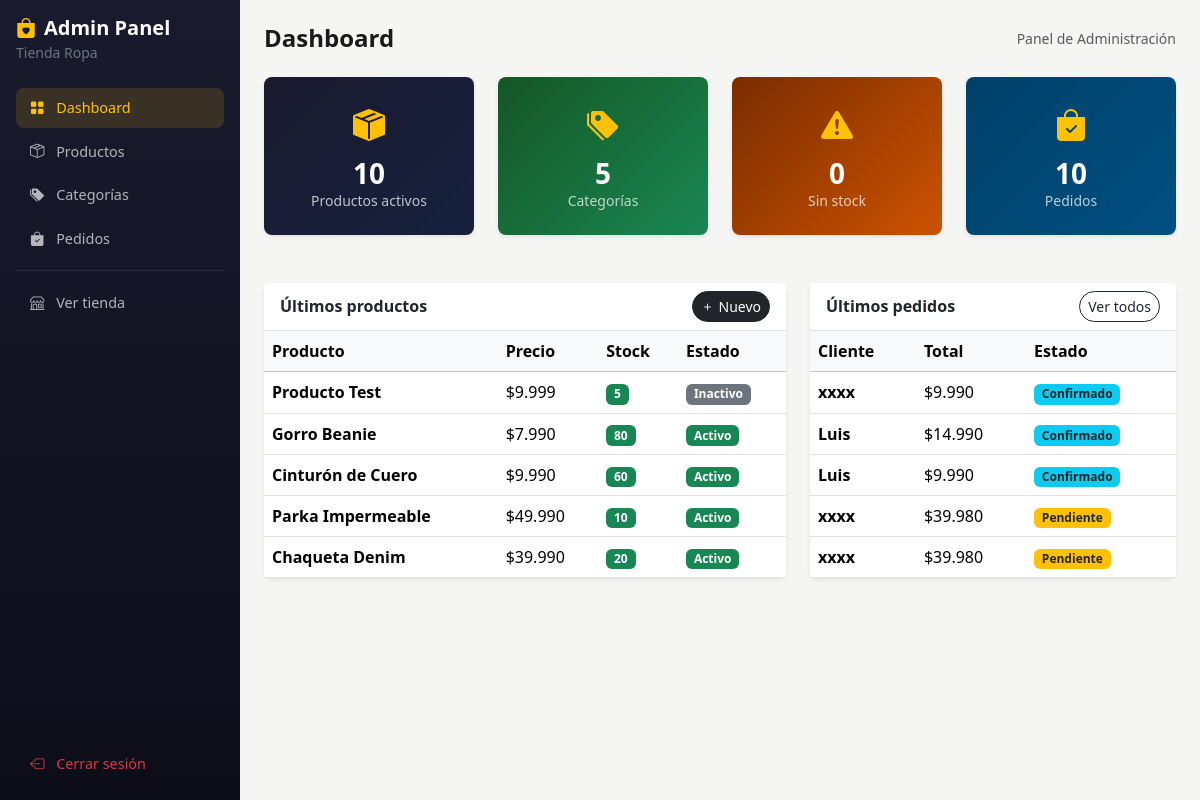
Screenshot of /admin/dashboard (signed in) with the database file from the repository.
### tables this page shows
CREATE TABLE productos (
            id           INTEGER PRIMARY KEY AUTOINCREMENT,
            nombre       TEXT    NOT NULL,
            descripcion  TEXT,
            precio       REAL    NOT NULL DEFAULT 0,
            imagen       TEXT,
            categoria_id INTEGER REFERENCES categorias(id),
            stock        INTEGER NOT NULL DEFAULT 0,
            activo       INTEGER NOT NULL DEFAULT 1
        );

CREATE TABLE ordenes (
            id        INTEGER PRIMARY KEY AUTOINCREMENT,
            nombre    TEXT    NOT NULL,
            telefono  TEXT    NOT NULL,
            direccion TEXT,
            items     TEXT    NOT NULL,
            total     REAL    NOT NULL,
            estado    TEXT    NOT NULL DEFAULT 'pendiente',
            fecha     DATETIME DEFAULT CURRENT_TIMESTAMP
        , pago TEXT NOT NULL DEFAULT 'efectivo_entrega', metodo_pago TEXT NOT NULL DEFAULT 'contra_entrega');

### app.py (the view)
@app.route("/admin")
@app.route("/admin/dashboard")
@admin_required
def admin_dashboard():
    conn = get_db()
    stats = {
        "total_productos":  conn.execute("SELECT COUNT(*) FROM productos WHERE activo=1").fetchone()[0],
        "total_categorias": conn.execute("SELECT COUNT(*) FROM categorias").fetchone()[0],
        "sin_stock":        conn.execute("SELECT COUNT(*) FROM productos WHERE stock=0 AND activo=1").fetchone()[0],
        "total_ordenes":    conn.execute("SELECT COUNT(*) FROM ordenes").fetchone()[0],
    }
    recientes = conn.execute(
        "SELECT p.*, c.nombre AS cat_nombre FROM productos p "
        "LEFT JOIN categorias c ON p.categoria_id=c.id ORDER BY p.id DESC LIMIT 5"
    ).fetchall()
    ultimas_ordenes = conn.execute(
        "SELECT * FROM ordenes ORDER BY fecha DESC LIMIT 5"
    ).fetchall()
    conn.close()
    return render_template(
        "admin/dashboard.html",
        stats=stats,
        recientes=recientes,
        ultimas_ordenes=ultimas_ordenes,
    )

### app.py (called while the page is built)
def get_db() -> sqlite3.Connection:
    conn = sqlite3.connect(DATABASE)
    conn.row_factory = sqlite3.Row
    return conn

def admin_required(f):
    @functools.wraps(f)
    def wrapper(*args, **kwargs):
        if not session.get("admin"):
            return redirect(url_for("admin_login"))
        return f(*args, **kwargs)
    return wrapper

@app.context_processor
def inject_cart_count():
    carrito = session.get("carrito", {})
    return {"cart_count": sum(v["cantidad"] for v in carrito.values())}

@app.template_filter("precio_cl")
def precio_cl(val):
    try:
        return f"${int(val):,}".replace(",", ".")
    except (TypeError, ValueError):
        return f"${val}"

### templates/admin/dashboard.html (shortened to what this page needs)
{% extends 'admin/base_admin.html' %}
{% block page_title %}Dashboard{% endblock %}
{% block content %}
<div class="row g-4 mb-5">
  <div class="col-6 col-md-3">
    <div class="card border-0 rounded-3 shadow-sm text-center py-4"
         style="background:linear-gradient(135deg,#1a1a2e,#16213e)">
      <i class="bi bi-box-seam-fill fs-2 text-warning mb-2"></i>
      <h3 class="fw-bold text-white mb-0">{{ stats.total_productos }}</h3>
      <small class="text-light opacity-75">Productos activos</small>
    </div>
  </div>
  <div class="col-6 col-md-3">
    <div class="card border-0 rounded-3 shadow-sm text-center py-4"
         style="background:linear-gradient(135deg,#155724,#198754)">
      <i class="bi bi-tags-fill fs-2 text-warning mb-2"></i>
      <h3 class="fw-bold text-white mb-0">{{ stats.total_categorias }}</h3>
      <small class="text-light opacity-75">Categorías</small>
    </div>
  </div>
  <div class="col-6 col-md-3">
    <div class="card border-0 rounded-3 shadow-sm text-center py-4"
         style="background:linear-gradient(135deg,#7b2d00,#cc5200)">
      <i class="bi bi-exclamation-triangle-fill fs-2 text-warning mb-2"></i>
      <h3 class="fw-bold text-white mb-0">{{ stats.sin_stock }}</h3>
      <small class="text-light opacity-75">Sin stock</small>
    </div>
  </div>
  <div class="col-6 col-md-3">
    <div class="card border-0 rounded-3 shadow-sm text-center py-4"
         style="background:linear-gradient(135deg,#00416a,#004f81)">
      <i class="bi bi-bag-check-fill fs-2 text-warning mb-2"></i>
      <h3 class="fw-bold text-white mb-0">{{ stats.total_ordenes }}</h3>
      <small class="text-light opacity-75">Pedidos</small>
    </div>
  </div>
</div>
<div class="row g-4">
  <div class="col-md-7">
    <div class="card border-0 shadow-sm rounded-3">
      <div class="card-header bg-white border-bottom d-flex justify-content-between align-items-center">
        <h6 class="fw-bold mb-0">Últimos productos</h6>
        <a href="{{ url_for('admin_nuevo_producto') }}" class="btn btn-sm btn-dark rounded-pill">
          <i class="bi bi-plus me-1"></i>Nuevo
        </a>
      </div>
      <div class="card-body p-0">
        <table class="table table-hover align-middle mb-0">
          <thead class="table-light">
            <tr>
              <th>Producto</th>
              <th>Precio</th>
              <th>Stock</th>
              <th>Estado</th>
            </tr>
          </thead>
          <tbody>
            {% for p in recientes %}
            <tr>
              <td class="fw-semibold">{{ p.nombre }}</td>
              <td>{{ p.precio | precio_cl }}</td>
              <td>
                <span class="badge {{ 'bg-success' if p.stock > 0 else 'bg-danger' }}">
                  {{ p.stock }}
                </span>
              </td>
              <td>
                <span class="badge {{ 'bg-success' if p.activo else 'bg-secondary' }}">
                  {{ 'Activo' if p.activo else 'Inactivo' }}
                </span>
              </td>
            </tr>
            {% else %}
            <tr>
              <td colspan="4" class="text-center text-muted py-3">Sin productos</td>
            </tr>
            {% endfor %}
          </tbody>
        </table>
      </div>
    </div>
  </div>
  <div class="col-md-5">
    <div class="card border-0 shadow-sm rounded-3">
      <div class="card-header bg-white border-bottom d-flex justify-content-between align-items-center">
        <h6 class="fw-bold mb-0">Últimos pedidos</h6>
        <a href="{{ url_for('admin_ordenes') }}" class="btn btn-sm btn-outline-dark rounded-pill">
          Ver todos
        </a>
      </div>
      <div class="card-body p-0">
        <table class="table table-hover align-middle mb-0">
          <thead class="table-light">
            <tr>
              <th>Cliente</th>
              <th>Total</th>
              <th>Estado</th>
            </tr>
          </thead>
          <tbody>
            {% for o in ultimas_ordenes %}
            <tr>
              <td class="fw-semibold">{{ o.nombre }}</td>
              <td>{{ o.total | precio_cl }}</td>
              <td>
                <span class="badge
                  {% if o.estado == 'pendiente' %}bg-warning text-dark
                  {% elif o.estado == 'confirmado' %}bg-info text-dark
                  {% elif o.estado == 'enviado' %}bg-primary
                  {% elif o.estado == 'entregado' %}bg-success
                  {% else %}bg-secondary{% endif %}">
                  {{ o.estado | title }}
                </span>
              </td>
            </tr>
            {% else %}
            <tr>
              <td colspan="3" class="text-center text-muted py-3">Sin pedidos aún</td>
            </tr>
            {% endfor %}
          </tbody>
        </table>
      </div>
    </div>
  </div>
</div>
{% endblock %}

### static/css/style.css (style rules this page uses)
body { background-color: #f5f5f3; font-family: 'Segoe UI', system-ui, -apple-system, sans-serif; color: #1a1a1a; }
.admin-body { background: #f0f0ee; }
.card[style*="background:linear-gradient"] { transition: transform 0.2s; }

### rows the page displays
productos: nombre "Producto Test", precio|precio_cl "$9.999", stock "5", activo "Inactivo"
productos: nombre "Gorro Beanie", precio|precio_cl "$7.990", stock "80", activo "Activo"
productos: nombre "Cinturón de Cuero", precio|precio_cl "$9.990", stock "60", activo "Activo"
productos: nombre "Parka Impermeable", precio|precio_cl "$49.990", stock "10", activo "Activo"
productos: nombre "Chaqueta Denim", precio|precio_cl "$39.990", stock "20", activo "Activo"
ordenes: nombre "xxxx", total|precio_cl "$9.990", estado "Confirmado"
ordenes: nombre "Luis", total|precio_cl "$14.990", estado "Confirmado"
ordenes: nombre "Luis", total|precio_cl "$9.990", estado "Confirmado"
ordenes: nombre "xxxx", total|precio_cl "$39.980", estado "Pendiente"
ordenes: nombre "xxxx", total|precio_cl "$39.980", estado "Pendiente"

### other values shown
{{ stats.total_productos }} "10"
{{ stats.total_categorias }} "5"
{{ stats.sin_stock }} "0"
{{ stats.total_ordenes }} "10"
